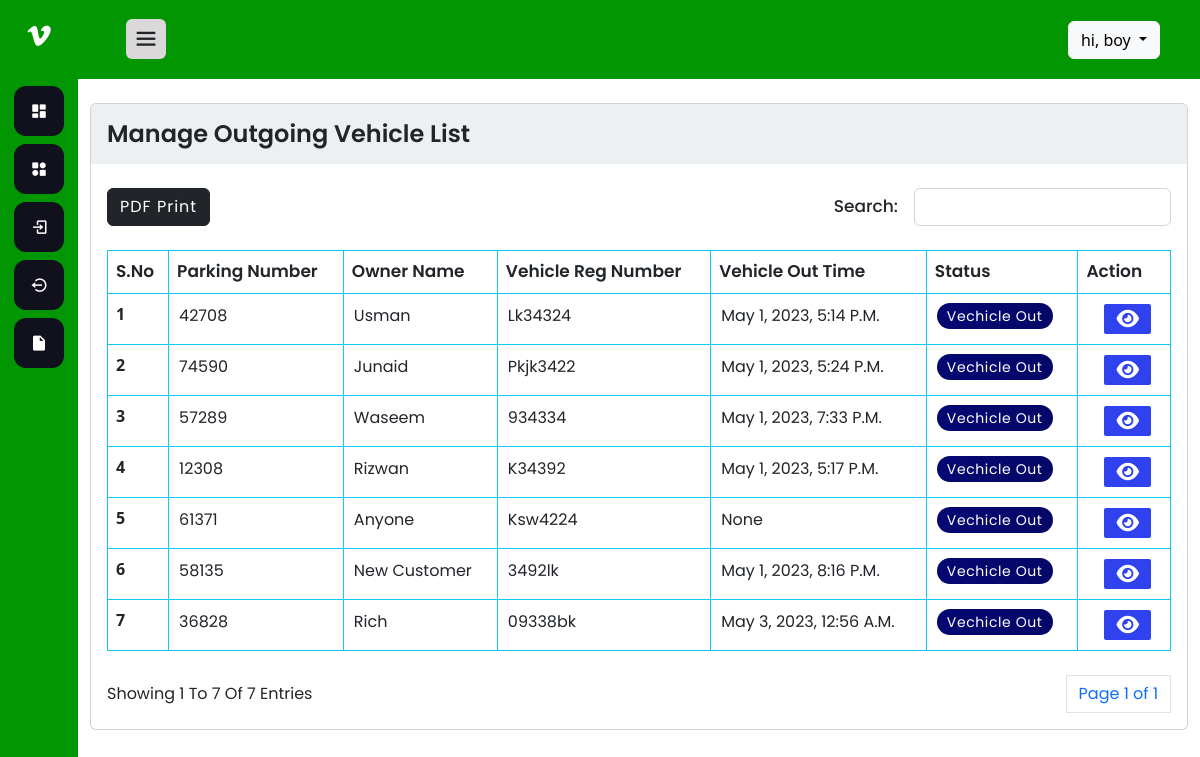
/vehicle-manageOUT/manage-outgoingvehicle/, run on the app's committed database.
### VManageIn_App/models.py (models this page shows, shortened)
class VehicleIn(models.Model):
    vehicel_category = models.ForeignKey(Add_Category, on_delete=models.PROTECT)
    vehicle_company_name = models.CharField(max_length=100)
    registration_number = models.CharField(max_length=100)
    owner_name = models.CharField(max_length=100, null=True)
    owner_contact_number = models.CharField(max_length=16)
    vehicle_in_time = models.DateTimeField(blank=True, null=True)
    vehicle_status = models.CharField(max_length=100, choices=vehicleStatus ,default=VEHICLE_IN)
    parking_number = models.IntegerField(null=True)
    vehicle_time_out = models.DateTimeField(blank=True, null=True)
    parking_charges = models.CharField(max_length=100, null=True)

### VManageOUT_App/views.py (the view)
# urls.py: path('manage-outgoingvehicle/', vehicle_list_out, name = 'vehicle_out_list'),
def vehicle_list_out(request):
    vehicle_out_list_records = VehicleIn.objects.filter(vehicle_status = VEHICLE_OUT)
    paginator = Paginator(vehicle_out_list_records, 10)
    page = request.GET.get('page')
    vehicle_list_records = paginator.get_page(page)
    records = paginator.get_page(page)
    context = {
        'vehicle_OutList_Data': vehicle_list_records,
        'records': records
    }
    return render(request, 'Vehicle_ManageOut_App/vehicle_out_list.html', context)

### templates/Vehicle_ManageOut_App/vehicle_out_list.html (shortened to what this page needs)
{% extends 'BaseTemplate/index.html' %}
{% load static %}
{% block vehicle_manage_out_list_template %}
<div class="container">
    <div class="row mt-4">
        <div class="col-12">
            <div class="card">
                <div class="card-header text-capitalize d-flex justify-content-between align-items-center">
                    <span>manage outgoing vehicle list</span>
                </div>
                <div class="card-body">
                    <div class="d-flex mt-2 justify-content-between align-items-center">
                        <div class="button">
                            <button class="btn btn-dark text-capitalize" onclick="generatePdf('table_vehicle_pdf')"> <span class='text-uppercase'>pdf</span> print</button>
                        </div>
                        <div class="search_box text-capitalize d-flex align-items-center">
                            <label for="search-input">search:</label>
                            <input type="search" class="form-control ms-3" id="search-outVehicle-input">
                        </div>
                    </div>
                    <div class='table_box mt-4'>
                        <table class="table table-bordered border border-info" id='table_vehicle_pdf'>
                            <thead>
                                <tr class='text-capitalize'>
                                    <th scope="col">s.no</th>
                                    <th scope="col">parking number</th>
                                    <th scope="col">owner name</th>
                                    <th scope="col">vehicle reg number</th>
                                    <th scope="col">vehicle out time</th>
                                    <th scope="col">status</th>
                                    <th scope="col">action</th>
                                </tr>
                            </thead>
                            <tbody>
                                {% for data in vehicle_OutList_Data %}
                                <tr id="item-{{data.id}}">
                                    <th scope="row" id='id_{{data.id}}' data-id={{data.id}}>{{data.id}}</th>
                                    <td>{{data.parking_number}}</td>
                                    <td>{{data.owner_name}}</td>
                                    <td>{{data.registration_number}}</td>
                                    <td>{{data.vehicle_time_out}}</td>
                                    <td><span class='highlight'>{{data.vehicle_status}}</span></td>
                                    <td>
                                        <ul class='list-unstyled d-flex align-items-center'>
                                            <li>
                                                <a href="{% url 'view_vehicle_record' data.id %}"><i style="cursor: pointer;" class="fa-solid fa-eye ms-3"></i></a>
                                            </li>
                                        </ul>
                                    </td>
                                </tr>
                                {% endfor %}
                            </tbody>
                        </table>
                    </div>
                    <div class="pagination_box d-flex align-items-center justify-content-between mt-4">
                        <div class="pagination justify-content-end order-1">
                            <nav aria-label="Page navigation example">
                                <ul class="pagination">
                                    <li class="page-item">
                                        {% if vehicle_OutList_Data.paginator.num_pages %}
                                        <span class='page-link'>Page {{ vehicle_OutList_Data.number }} of {{ vehicle_OutList_Data.paginator.num_pages }}</span>
                                        {% endif %}
                                    </li>
                                </ul>
                            </nav>
                        </div>
                        <div class="record_showing">
                            <span class='text-capitalize'>
                                showing {{records.start_index}} to {{records.end_index}} of
                                {{records.paginator.count}} entries
                            </span>
                        </div>
                    </div>
                </div>
            </div>
        </div>
    </div>
</div>
{% endblock vehicle_manage_out_list_template %}

### templates/BaseTemplate/index.html (shortened to what this page needs)
<!DOCTYPE html>
{% load static %}
<html lang="en">
<head>
    <link rel="stylesheet" href="{% static 'CSS/bootstrap.css' %}">
    <link rel="stylesheet" href="{% static 'CSS/style.css' %}">
</head>
<body>
    <div class="sidebar">
        <div class="logo-details">
            <i class='bx bxl-vimeo logo_icon'></i>
        </div>
        <ul class="nav-list">
            <li>
                <a href="{% url 'dashboard' %}">
                    <i class='bx bxs-dashboard'></i>
                </a>
            </li>
            <li>
                <a href="{% url 'category' %}">
                    <i class='bx bxs-category-alt'></i>
                </a>
            </li>
            <li>
                <a href="{% url 'vehicle_manage' %}">
                    <i class='bx bx-log-in'></i>
                </a>
            </li>
            <li>
                <a href="{% url 'vehicle_out_list' %}">
                    <i class='bx bx-log-out-circle'></i>
                </a>
            </li>
            <li>
                <a href="{% url 'report' %}">
                    <i class='bx bxs-file-blank'></i>
                </a>
            </li>
        </ul>
    </div>
    <section class="section">
        <div id="nav_box">
            <nav class="navbar navbar-expand-lg bg-body-tertiary">
                <div class="container-fluid">
                    <i class='bx bx-menu ' id="btn" onclick='offcanvas()'></i>
                    <div class="collapse navbar-collapse" id="navbarSupportedContent">
                        <ul class="navbar-nav ms-auto me-3 mb-2 mb-lg-0">
                            <li class="nav-item">
                                <div class="dropdown">
                                    <button class="btn btn-light dropdown-toggle me-4" type="button" data-bs-toggle="dropdown" aria-expanded="false">
                                      hi, {{user.first_name}} boy
                                    </button>
                                </div>
                            </li>
                        </ul>
                    </div>
                </div>
            </nav>
        </div>
        {% block vehicle_manage_out_list_template %}{% endblock vehicle_manage_out_list_template %}
    </section>
    <link href='https://unpkg.com/boxicons@2.0.7/css/boxicons.min.css' rel='stylesheet'>
</body>
</html>

### static/CSS/style.css (style rules this page uses)
:root { --fancy-family: 'Merriweather', serif; --bold-family: 'Poppins', sans-serif; --simple-family: 'Roboto', sans-serif; --color1: #8A2387; --color2: #E94057; }
* { padding: 0px; margin: 0px; box-sizing: border-box; }
.card .card-header { padding-block: 12px; background-color: #ecf0f1; text-transform: capitalize; border-bottom: none; font-size: 24px; font-family: var(--bold-family); font-weight: 600; }
.card .card-body table thead th { font-family: var(--bold-family); font-weight: 600; font-size: 17px; }
.card .card-body table tbody tr td { font-family: var(--bold-family); text-transform: capitalize; padding: 10px 10px; }
.card .card-body table tbody tr td a i { background-color: #2f42ee; color: white; padding: 5px 12px; border-radius: 2px; font-size: 20px; }
.card .button button { font-family: var(--bold-family); letter-spacing: 1px; }
.card .search_box label { font-family: var(--bold-family); font-weight: 500; font-size: 17px; }
.card table tbody .highlight { text-transform: capitalize; color: white; padding: 3px 10px; border-radius: 30px; font-size: 14px; letter-spacing: .6px; background-image: radial-gradient( circle 610px at 5.2% 51.6%, rgba(5,8,114,1) 0%, rgba(7,3,53,1) 97.5% ); }
.card table tbody td ul { padding: 0; margin: 0; }
.card table tbody td ul li i { font-size: 17px; color: black; }
.pagination_box ul { padding: 0; margin: 0; }
.pagination_box ul li { font-family: var(--bold-family); }
.record_showing span { font-family: var(--bold-family); }

### static/CSS/sidrebar.css (style rules this page uses)
:root { --simple-family: 'Roboto', sans-serif; }
.sidebar { position: fixed; left: 0; top: 0; height: 100%; width: 78px; background-color: rgb(2, 151, 2); padding: 6px 14px; z-index: 99; transition: all 0.5s ease; }
.sidebar .logo-details { height: 60px; display: flex; align-items: center; position: relative; }
.sidebar .logo-details .logo_icon { opacity: 1; transition: all 0.5s ease; }
.sidebar i { color: #fff; height: 60px; min-width: 50px; font-size: 28px; text-align: center; line-height: 60px; }
.sidebar .nav-list { margin: 20px 0px; padding: 0px; height: 100%; }
.sidebar li { position: relative; margin: 8px 0; list-style: none; }
.sidebar li a { display: flex; height: 100%; width: 100%; border-radius: 12px; align-items: center; text-decoration: none; transition: all 0.4s ease; background: #11101D; }
.sidebar li i { height: 50px; line-height: 50px; font-size: 18px; border-radius: 12px; }
.section { position: relative; min-height: 100vh; top: 0; left: 78px; width: calc(100% - 78px); transition: all 0.5s ease; }
.section #nav_box { background-color: rgb(2, 151, 2); }
.section #nav_box nav { padding: 0px !important; }
.section #nav_box .container-fluid { padding: 0px !important; }
.section #btn { position: relative; top: 20%; left: 0%; margin-left: 48px !important; margin-top: 39px; background-color: #dad8d8; border-radius: 6px; padding: 6px; transform: translateY(-50%); font-size: 28px !important; transition: all 0.4s ease; font-size: 23px; text-align: center; cursor: pointer !important; transition: all 0.5s ease; }
.section #nav_box ul { padding: 0px; margin: 0px; }

### data on the page
VehicleIn: id "1", parking_number "42708", owner_name "Usman", registration_number "Lk34324", vehicle_time_out "May 1, 2023, 5:14 P.m.", vehicle_status "Vechicle Out"
VehicleIn: id "2", parking_number "74590", owner_name "Junaid", registration_number "Pkjk3422", vehicle_time_out "May 1, 2023, 5:24 P.m.", vehicle_status "Vechicle Out"
VehicleIn: id "3", parking_number "57289", owner_name "Waseem", registration_number "934334", vehicle_time_out "May 1, 2023, 7:33 P.m.", vehicle_status "Vechicle Out"
VehicleIn: id "4", parking_number "12308", owner_name "Rizwan", registration_number "K34392", vehicle_time_out "May 1, 2023, 5:17 P.m.", vehicle_status "Vechicle Out"
VehicleIn: id "5", parking_number "61371", owner_name "Anyone", registration_number "Ksw4224", vehicle_time_out "None", vehicle_status "Vechicle Out"
VehicleIn: id "6", parking_number "58135", owner_name "New Customer", registration_number "3492lk", vehicle_time_out "May 1, 2023, 8:16 P.m.", vehicle_status "Vechicle Out"
VehicleIn: id "7", parking_number "36828", owner_name "Rich", registration_number "09338bk", vehicle_time_out "May 3, 2023, 12:56 A.m.", vehicle_status "Vechicle Out"

### other printed values
{{ vehicle_OutList_Data.number }} "1"
{{ vehicle_OutList_Data.paginator.num_pages }} "1"
{{ records.start_index }} "1"
{{ records.end_index }} "7"
{{ records.paginator.count }} "7"
